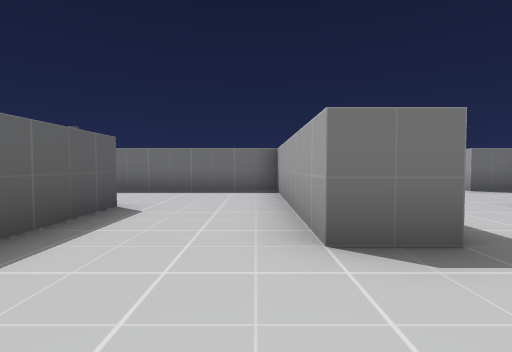
[1] (above)

24 first-person views from a walk through a scene from a Unity 3-D project. The camera is 0.58 m above the floor, tilts 2° down and sees 85° across. The floor is counted in squares, 1 m on a side. Each view is taken from the middle of a square. On the plan, view 1 faces up. The plan holds only what a view shows up to about 9 squares ahead; the rest is blank. The place goes on beyond the plan.

[2]
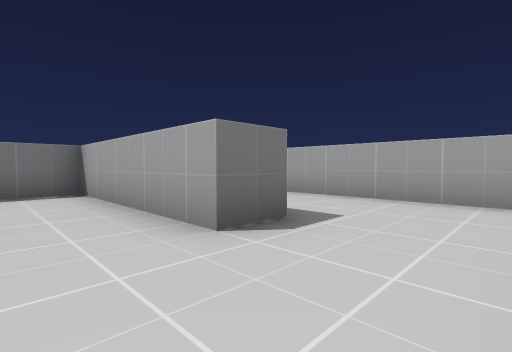

[3]
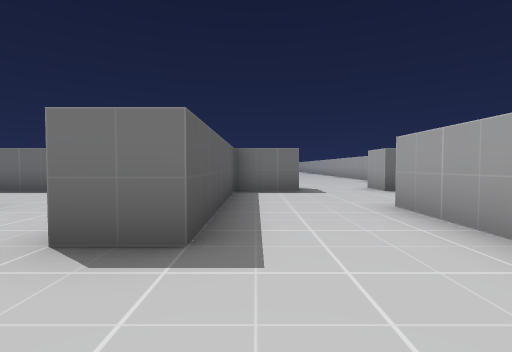

[4]
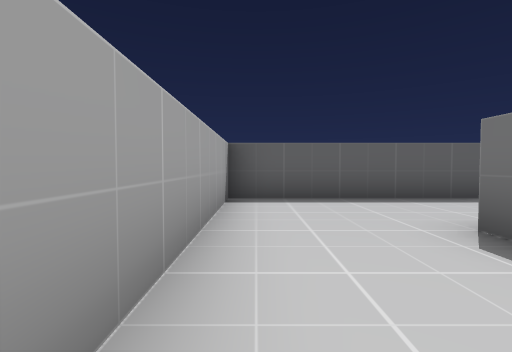

[5]
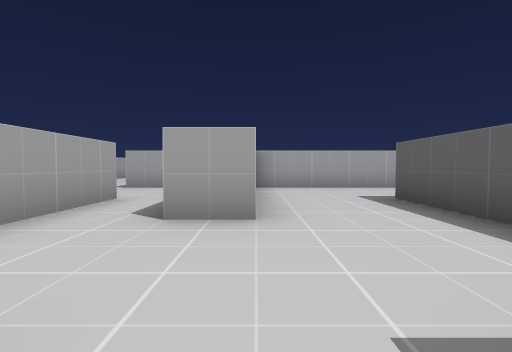

[6]
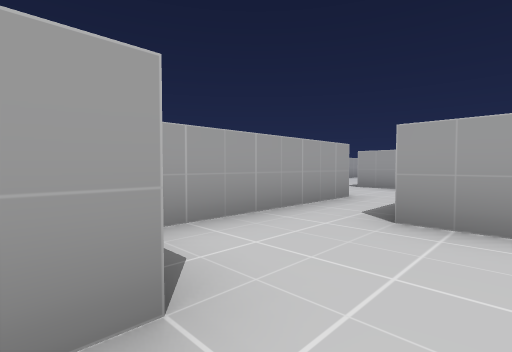

[7]
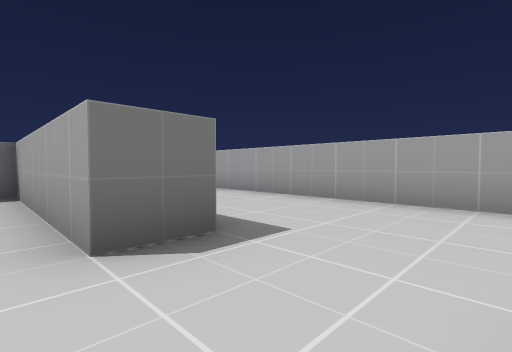

[8]
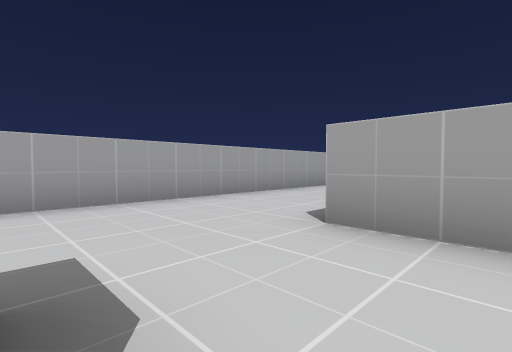

[9]
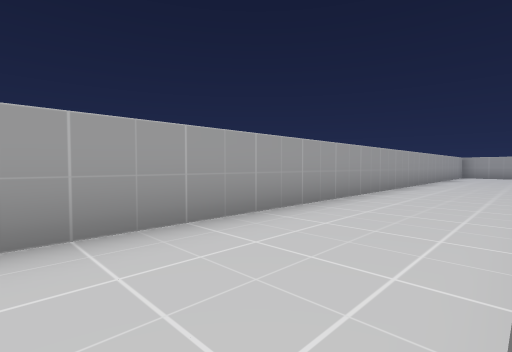

[10]
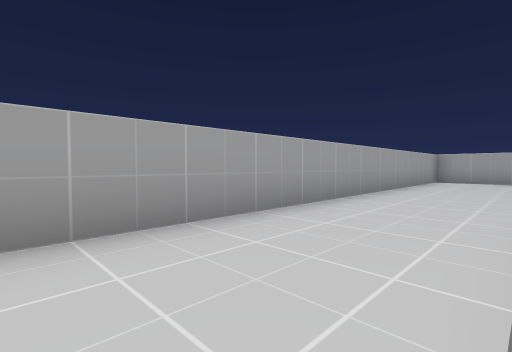

[11]
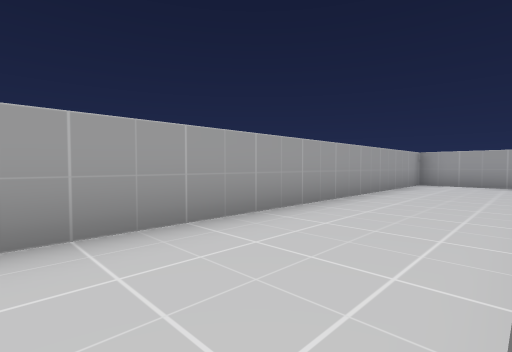

[12]
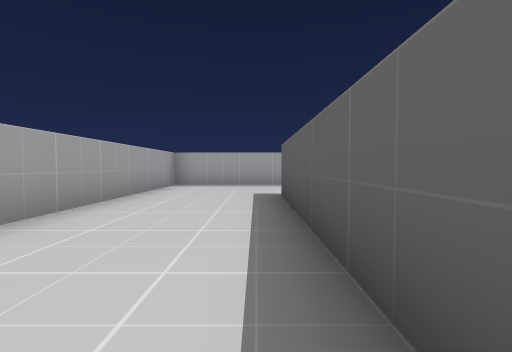

[13]
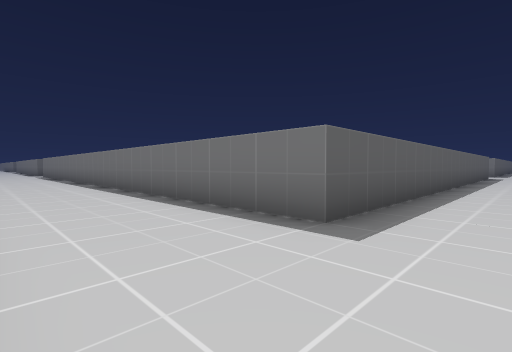

[14]
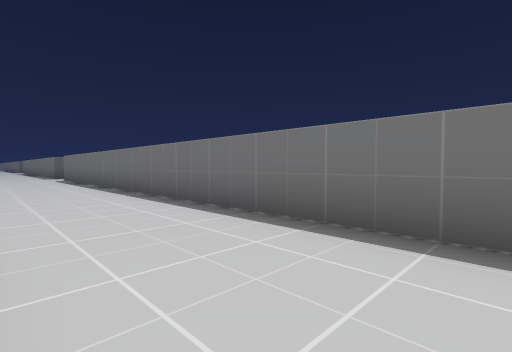

[15]
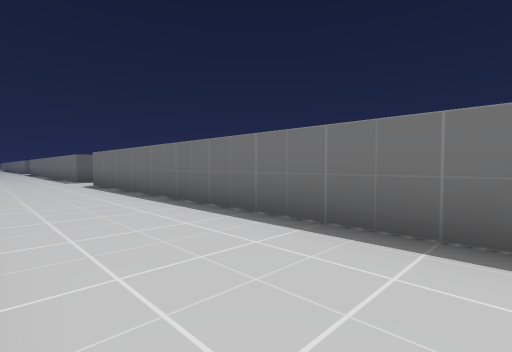

[16]
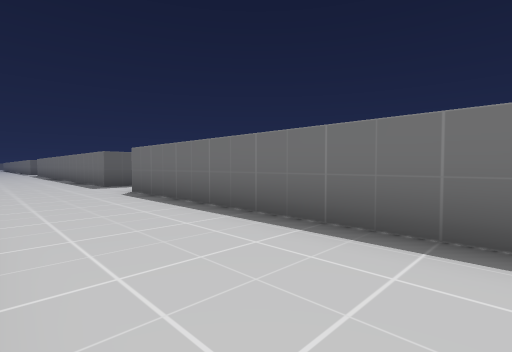

[17]
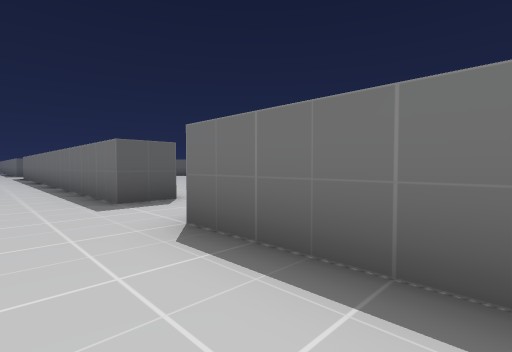

[18]
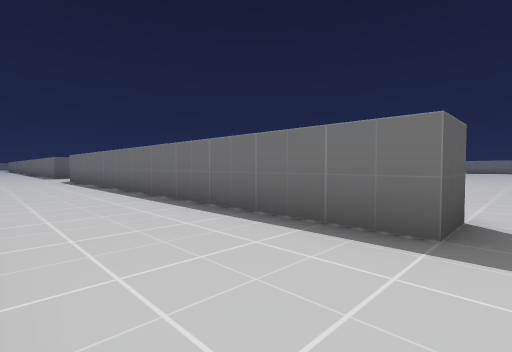

[19]
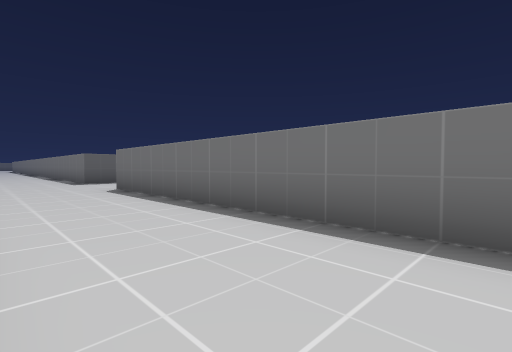

[20]
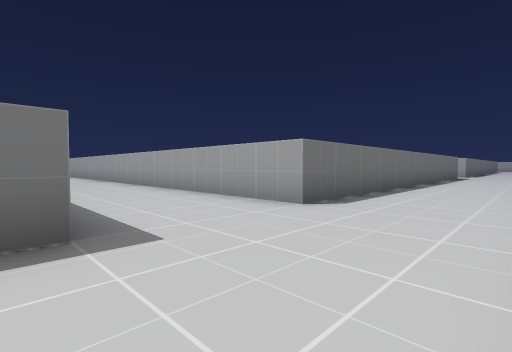

[21]
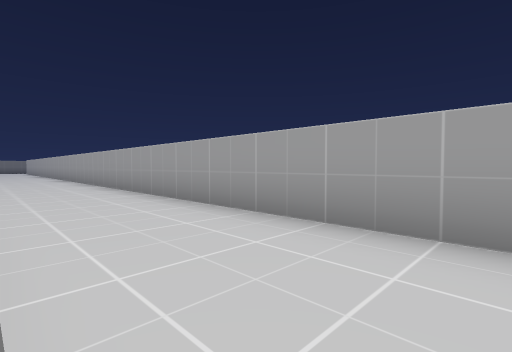

[22]
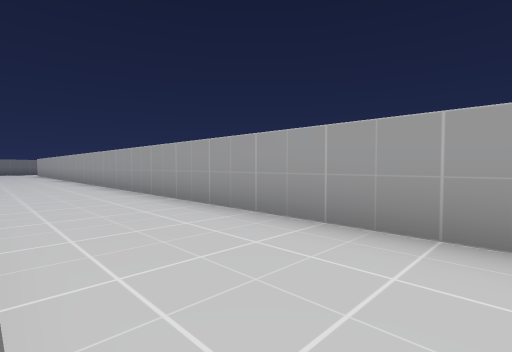

[23]
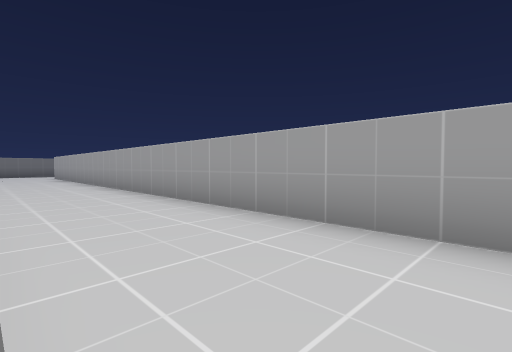

[24]
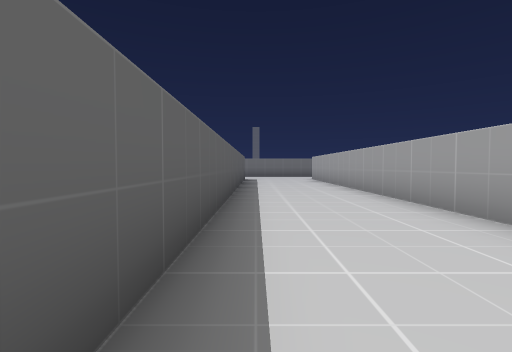

### Floor plan
Points are (right, up) in squares from view 1. A wall is a line through its corners. A room is listed if a view was taken in it or the views show most of it. See-through windows are left out.
Room 1 (views 1, 2, 3, 4)
walls: (1.5, 4.5) (1.5, 2) (0.5, 2) (0.5, 4.5); (4, 0.1) (4, 4); (-2, 4.1) (-2, -0.5) (4, -0.5)
ways out: opening at (2.5, 3.5) to room 2; opening at (-0.5, 3.5) to room 4
Room 2 (views 5, 6)
walls: (3, 6.5) (1.5, 6.5) (1.5, 4.5); (4, 4) (5, 4); (6.5, 4.5) (6.5, 6.5) (5, 6.5) (5, 7.5)
ways out: opening at (2.5, 3.5) to room 1; opening at (6, 3.5) to room 3
Room 3 (views 7, 8, 9, 10, 11, 12, 13, 14, 15, 16, 17, 18, 19, 20, 21, 22, 23, 24)
walls: (-11.5, -13.4) (-11.5, -14.5) (-23.5, -14.5) (-23.5, 7.5); (-26.4, -14.5) (-27, -14.5); (7.1, -17.5) (10.5, -17.5) (10.5, 6); (7.5, -5.8) (7.5, -14.5) (-9.5, -14.5); (6, -0.5) (7.5, -0.5); (7.6, 2) (6.5, 2) (6.5, 4.5); (-26.5, 7.4) (-26.5, -0.5)
ways out: opening at (6, 3.5) to room 2; opening at (-10.5, -14)
Room 4 (no view inside)
walls: (0.5, 4.5) (0.5, 6.5) (-4, 6.5)
ways out: opening at (-0.5, 3.5) to room 1; opening at (-2.5, 5.5)

Positions as (right, up) in squares from view 1, and headings:
1: (0, 0), facing up
2: (-1, 0), facing up-right
3: (2, 0), facing up
4: (3, 0), facing left
5: (4, 7), facing down
6: (4, 7), facing down-right
7: (6, 0), facing up-right
8: (6, 2), facing down-right
9: (8, -1), facing down-right
10: (8, -6), facing down-right
11: (8, -8), facing down-right
12: (8, -9), facing down
13: (9, -17), facing up-left
14: (4, -17), facing up-left
15: (0, -17), facing up-left
16: (-3, -17), facing up-left
17: (-7, -16), facing up-left
18: (-11, -17), facing up-left
19: (-16, -17), facing up-left
20: (-27, -17), facing up-right
21: (-26, -14), facing up-right
22: (-26, -9), facing up-right
23: (-26, -4), facing up-right
24: (-26, -1), facing up
